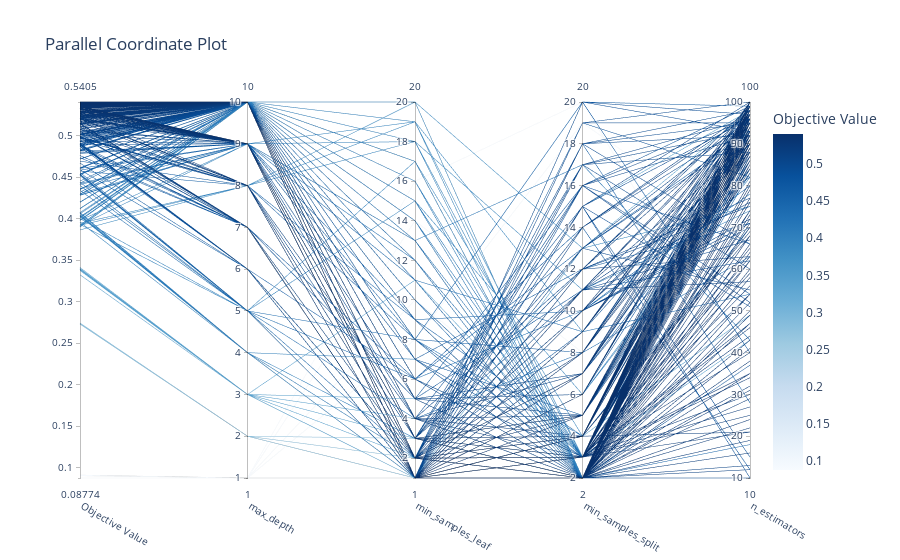

Notebook cell for this chart:
### Code cell
optuna.visualization.plot_parallel_coordinate(study)

### Figure 1 — Plotly figure (JSON) as saved in the notebook; plotly's stock layout.template omitted (floating-point values rounded to 4 significant figures; data arrays with more than 128 entries replaced by an {"elided": "..."} marker saying what was removed)
{"data": [{"dimensions": [{"label": "Objective Value", "range": [0.08774, 0.5405], "values": {"elided": "1000 float values"}}, {"label": "max_depth", "range": [1, 10], "values": {"elided": "1000 int values"}}, {"label": "min_samples_leaf", "range": [1, 20], "values": {"elided": "1000 int values"}}, {"label": "min_samples_split", "range": [2, 20], "values": {"elided": "1000 int values"}}, {"label": "n_estimators", "range": [10, 100], "values": {"elided": "1000 int values"}}], "labelangle": 30, "labelside": "bottom", "line": {"color": {"elided": "1000 float values"}, "colorbar": {"title": {"text": "Objective Value"}}, "colorscale": [[0, "rgb(247,251,255)"], [0.125, "rgb(222,235,247)"], [0.25, "rgb(198,219,239)"], [0.375, "rgb(158,202,225)"], [0.5, "rgb(107,174,214)"], [0.625, "rgb(66,146,198)"], [0.75, "rgb(33,113,181)"], [0.875, "rgb(8,81,156)"], [1, "rgb(8,48,107)"]], "reversescale": false, "showscale": true}, "type": "parcoords"}], "layout": {"title": {"text": "Parallel Coordinate Plot"}}}
